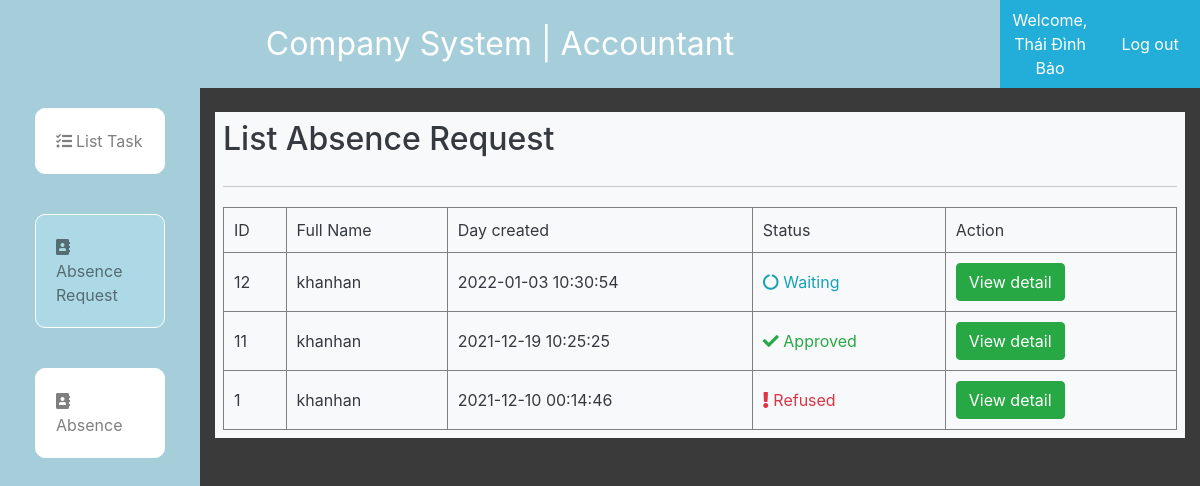
Page /manager/dayoff.php (signed in) on the committed database.
### tables this page shows
CREATE TABLE `employee` (
  `id` int(11) NOT NULL,
  `username` varchar(255) NOT NULL,
  `password` varchar(255) NOT NULL,
  `firstname` varchar(255) NOT NULL,
  `lastname` varchar(255) NOT NULL,
  `role` varchar(255) NOT NULL DEFAULT 'employee',
  `department` varchar(255) DEFAULT NULL,
  `activated` bit(1) DEFAULT b'0',
  `avatar` varchar(255) NOT NULL DEFAULT 'images/user.png',
  `pass_md5` varchar(255) NOT NULL
);

CREATE TABLE `absence_form` (
  `id` int(11) NOT NULL,
  `username` varchar(255) NOT NULL,
  `create_date` datetime NOT NULL DEFAULT current_timestamp(),
  `number_dayoff` int(11) NOT NULL,
  `reason` varchar(255) NOT NULL,
  `file` varchar(255) DEFAULT NULL,
  `status` varchar(255) NOT NULL DEFAULT 'Waiting',
  `approval_date` datetime DEFAULT NULL
);

### manager/dayoff.php (the view, shortened to what this page needs)
<?php
    require_once('../admin/db.php');
	$department = get_department_byuser($_SESSION['user'])['department'];
?>
<!DOCTYPE html>
<html lang="en">
<head>
	<link rel="stylesheet" href="https://maxcdn.bootstrapcdn.com/bootstrap/4.5.2/css/bootstrap.min.css">
	<link rel="stylesheet" href="https://use.fontawesome.com/releases/v5.7.2/css/all.css"
>
	<link rel="stylesheet" href="../admin/style2.css">
</head>
<body>
    <div class="container-fluid admin-section-header">
        <div class="row">
			<div class="col-sm-12 col-md-10 col-lg-10 col-xl-10 admin-logo">
			Company System | <?=$department?>
			</div>
			<div class="col-sm-12 col-md-1 col-lg-1 col-xl-1 admin-login-info">
					<a href="account.php">Welcome, <?= $_SESSION['name'] ?></a>
			</div>
			<div class="col-sm-12 col-md-1 col-lg-1 col-xl-1 admin-login-info">
					<a href="../logout.php">Log out</a>
			</div>
		</div>
		<div class="row h-100">
			<div class="  col-md-2 col-lg-2 col-xl-2  admin-section1">
				<nav class="  navbar-expand-lg navbar-light  " >
					<div class="collapse navbar-collapse" id="navbarSupportedContent">
						<ul class="navbar-nav" style="flex-direction: column;">
							<li class="nav-item ">
								<a class="nav-link p20" href="index.php"><i class="fas fa-tasks"></i>List Task</a>
							</li>
							<li class="nav-item active-menu">
								<a class="nav-link p20" href="dayoff.php"><i class="fas fa-address-book"></i>  Absence Request</a>
							</li>
							<li class="nav-item">
								<a class="nav-link p20" href="absence.php"><i class="fas fa-address-book"></i>  Absence </a>
							</li>
						</ul>
					</div>
				</nav>
			</div>
			<div class="col-md-10 col-lg-10 col-xl-10  ">
				<div class="bg-light mt-4 text-dark p-2" style="width: 100%; overflow-x:scroll">
					<div class="admin-panel-section-header">
						<h2>List Absence Request</h2>
					</div>
					<table class="table-hover" cellpadding="10" cellspacing="10" border="1" style="width: 100%; margin-top:20px">
						<tr class="header">
							<td>ID</td>
							<td>Full Name</td>
							<td>Day created</td>
							<td>Status</td>
							<td>Action</td>
						</tr>
						<tbody id="tbody">
						<?php
							$result = get_absence_by_role('employee',$department);
							if($result['code'] == 0){
								$data = $result['data'];
								foreach($data as $row){
									?>
									<tr class="item">
										<td><?= $row['id']?></td>
										<td><?= $row['username']?></td>
										<td><?= $row['create_date']?></td>
										<?= status_ui($row['status'])?>
										<td ><a href="dayoffDetail.php?id=<?= $row['id']?>" class="btn btn-success">View detail</a> </td>
									</tr>
									<?php
								}
							}
						?>
						</tbody>
					</table>
				</div>
			</div>
		</div>
    </div>
</body>
</html>

### admin/db.php (shortened to what this page needs)
<?php
    function open_database(){
        $conn = new mysqli(HOST,USER,PASS,DB);
        return $conn;
    }
    function get_absence_by_role($role,$department){
        $sql = "SELECT absence_form.id, employee.username, role, create_date, number_dayoff,reason,file,status FROM employee RIGHT JOIN absence_form ON employee.username = absence_form.username where role = ? and department = ? order by create_date desc";
        $conn = open_database();
        $stm = $conn->prepare($sql);
        $stm->bind_param('ss',$role,$department);
        if(!$stm->execute()){
            return array('code'=>1,'error'=>'Command not execute');
        }
        $result = $stm->get_result();
        $data = array();
        if($result->num_rows==0){
            return array('code'=>2,'error'=>'Database is empty');
        }else{
            while($row = $result->fetch_assoc()){
                $data[] = $row;
            }
        }
        return array('code'=>0,'data'=>$data);
    }
    function status_ui($status){
        if($status=='Waiting'){
            echo "<td class='text-info'><i class='fas fa-circle-notch fa-spin'></i> Waiting</td>";
        }
        if($status=='Approved'){
            echo "<td class='text-success'><i class='fas fa-check'></i> Approved</td>";
        }
        if($status=='Refused'){
            echo "<td class='text-danger'><i class='fas fa-exclamation'></i> Refused</td>";
        }
    }
    function get_department_byuser($user){
        $sql = "select department from employee where username = ? ";
        $conn = open_database();
        $stm = $conn->prepare($sql);
        $stm->bind_param('s',$user);
        if(!$stm->execute()){
            return array('code'=>1,'error'=>'Command not execute');
        }
        $result = $stm->get_result();
        $data = $result->fetch_assoc();
        return $data;
    }
?>

### admin/style2.css (style rules this page uses)
* { margin: 0; padding: 0; box-sizing: border-box; }
body { background-color: lightblue; height: 100vh; }
.admin-section-header { color: #FFF; background-color: #3a3a3a; }
.admin-logo { text-align: center; padding: 20px; background-color: #a6ceda; font-size: 2rem; }
.admin-login-info { background-color: #22aed8; display: flex; justify-content: center; text-align: center; align-items: center; }
.admin-login-info a { color: white !important; }
.h-100 { height: 100vh !important; }
.admin-section1 { background-color: #a6ceda; }
.admin-section1 ul li { list-style: none; color: black; transition: all 0.3s ease; position: relative; cursor: pointer; border: 1px solid white; background-color: white; margin: 20px 20px; border-radius: 10px; }
.p20 { padding: 20px !important; align-items: center; overflow-x: hidden; }
.p20 i { margin-right: 4px; }
td { padding: 10px ; }
.admin-panel-section-header { display: flex; align-items: center; justify-content: flex-start; padding-bottom: 20px; border-bottom: #c7c7c7 1px solid; }
.active-menu { background-color: lightblue !important; }
.btn { margin-right: 8px !important; }

### rows in the picture
employee: department "Accountant"
employee: absence_form.id "12", username "khanhan", absence_form.create_date "2022-01-03 10:30:54", shows "Waiting", absence_form.id "11", absence_form.create_date "2021-12-19 10:25:25", shows "Approved", absence_form.id "1", absence_form.create_date "2021-12-10 00:14:46", shows "Refused"

### other values in the picture
$_SESSION['name'] "Thái Đình Bảo"
